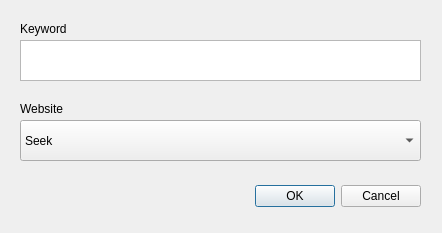
<?xml version="1.0" encoding="UTF-8"?>
<ui version="4.0">
 <class>MasterWindo</class>
 <widget class="QDialog" name="MasterWindo">
  <property name="geometry">
   <rect>
    <x>0</x>
    <y>0</y>
    <width>442</width>
    <height>233</height>
   </rect>
  </property>
  <property name="windowTitle">
   <string>Dialog</string>
  </property>
  <property name="modal">
   <bool>true</bool>
  </property>
  <widget class="QDialogButtonBox" name="bbActions">
   <property name="geometry">
    <rect>
     <x>80</x>
     <y>180</y>
     <width>341</width>
     <height>32</height>
    </rect>
   </property>
   <property name="orientation">
    <enum>Qt::Horizontal</enum>
   </property>
   <property name="standardButtons">
    <set>QDialogButtonBox::Cancel|QDialogButtonBox::Ok</set>
   </property>
  </widget>
  <widget class="QTextEdit" name="txtKeyword">
   <property name="geometry">
    <rect>
     <x>20</x>
     <y>40</y>
     <width>401</width>
     <height>41</height>
    </rect>
   </property>
  </widget>
  <widget class="QLabel" name="label">
   <property name="geometry">
    <rect>
     <x>20</x>
     <y>20</y>
     <width>66</width>
     <height>18</height>
    </rect>
   </property>
   <property name="text">
    <string>Keyword</string>
   </property>
  </widget>
  <widget class="QComboBox" name="cbParserList">
   <property name="geometry">
    <rect>
     <x>20</x>
     <y>120</y>
     <width>401</width>
     <height>41</height>
    </rect>
   </property>
   <item>
    <property name="text">
     <string>Seek</string>
    </property>
   </item>
   <item>
    <property name="text">
     <string>GumTree</string>
    </property>
   </item>
  </widget>
  <widget class="QLabel" name="label_2">
   <property name="geometry">
    <rect>
     <x>20</x>
     <y>100</y>
     <width>66</width>
     <height>18</height>
    </rect>
   </property>
   <property name="text">
    <string>Website</string>
   </property>
  </widget>
 </widget>
 <resources/>
 <connections>
  <connection>
   <sender>bbActions</sender>
   <signal>accepted()</signal>
   <receiver>MasterWindo</receiver>
   <slot>accept()</slot>
   <hints>
    <hint type="sourcelabel">
     <x>298</x>
     <y>194</y>
    </hint>
    <hint type="destinationlabel">
     <x>157</x>
     <y>246</y>
    </hint>
   </hints>
  </connection>
  <connection>
   <sender>bbActions</sender>
   <signal>rejected()</signal>
   <receiver>MasterWindo</receiver>
   <slot>reject()</slot>
   <hints>
    <hint type="sourcelabel">
     <x>366</x>
     <y>200</y>
    </hint>
    <hint type="destinationlabel">
     <x>286</x>
     <y>246</y>
    </hint>
   </hints>
  </connection>
 </connections>
</ui>
